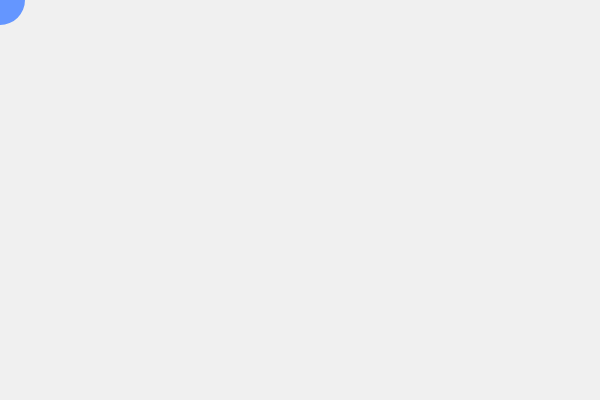
Frame 1 (no input)
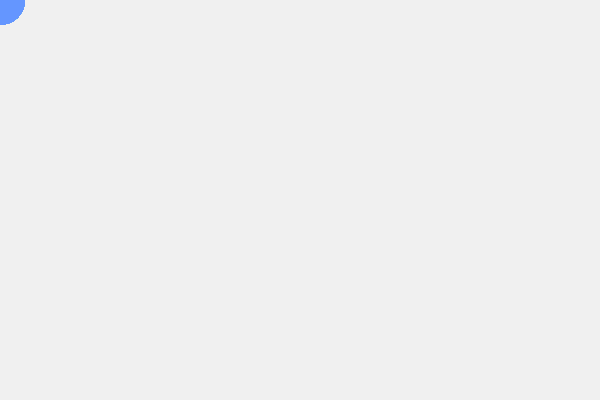
Frame 60 (no input)
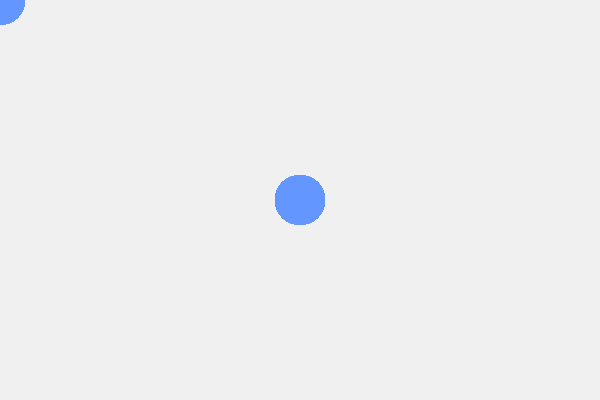
Frame 120 (the mouse pressed at the canvas centre since frame 60)

The p5.js sketch that drew these frames (run headless with seeded random() and noise() and a simulated clock; from frame 60 on, the mouse is pressed at the canvas centre):

// p5.js sketch
// ── sketch.js
function setup() {
    createCanvas(600, 400); // Cria uma tela de 600x400 pixels
    background(240);        // Cor de fundo cinza claro (podem alterar)
  }
  
  function draw() {
    fill(100, 150, 255);     // Cor do círculo
    noStroke();              // Sem contorno
    ellipse(mouseX, mouseY, 50, 50); // Círculo segue o mouse
  }
// ── style.css
body {
  display: flex;
  flex-direction: column; /* Organiza os elementos verticalmente */
  justify-content: center; /* Centraliza no eixo vertical */
  align-items: center; /* Centraliza no eixo horizontal */
  height: 100%; /* Faz o body ocupar 100% da altura da tela */
  margin: 0; /* Remove a margem padrão */
  text-align: center; /* Centraliza os textos */
  background-color: #0952a0b0; /* Este valor será sobreposto pela imagem */
  background-image: url(./img/campo.jpg);
  background-size: cover;
  background-position: center; /* Centraliza a imagem de fundo */
}

/* Estilo para a div que contém a imagem */
.imagem-container {
  text-align: center; /* Garante que a imagem fique centralizada */
}

/* Estilo para as imagens */    
img {
  max-width: 80%; /* A imagem nunca ultrapassará 80% da largura da tela */
  height: auto; /* Mantém a proporção da imagem */
}

/* Estilo para o título h1 */
h1 {
  color: #3A4F3F; /* Cor de verde escuro das folhas */
  margin-top: 2em; /* Espaço superior */
}

/* Estilo para o subtítulo h2 */
h2 {
  color: #5C7A65; /* Um verde um pouco mais claro */
  margin-top: 1em; /* Espaço superior */
}

#imagem {
  width: 300px;
}

button {
  background-color: #DDEEE5; /* Cor clara que remete ao céu ou nuvens */
  color: #3A4F3F; /* Cor de texto escuro */
  border: 2px solid #5C7A65; /* Borda com tom de verde */
  padding: 10px 15px; /* Aumenta o padding para melhor visualização */
  border-radius: 7px;
  cursor: pointer;
  transition: background-color 0.3s ease, color 0.3s ease;
}

button:hover {
  background-color: #5C7A65; /* Mudar cor de fundo no hover */
  color: #FFFFFF; /* Mudar cor do texto no hover */
}

#rodape {
background-color: #F8F8F8; /* Cor de fundo suave, quase branca */
padding: 20px; /* Espaçamento interno */
border-radius: 8px; /* Bordas arredondadas */
box-shadow: 0 4px 8px rgba(0, 0, 0, 0.1); /* Sombra sutil */
max-width: 800px; /* Largura máxima */
margin: 30px auto; /* Centraliza a div horizontalmente */
color: #3A4F3F; /* Cor do texto para o rodapé */
}

#trabalho-corpo {
  margin-top: 10px;
  background-color: #F8F8F8; /* Cor de fundo suave, quase branca */
  padding: 20px; /* Espaçamento interno */
  border-radius: 8px; /* Bordas arredondadas */
  box-shadow: 0 4px 8px rgba(0, 0, 0, 0.1); /* Sombra sutil */
  max-width: 800px; /* Largura máxima */
  margin: 30px auto; /* Centraliza a div horizontalmente */
  color: #3A4F3F; /* Cor do texto para o corpo do trabalho */
}

#trabalho-corpo ul {
  list-style-type: none; /* Remove os marcadores da lista */
  padding-left: 0; /* Remove o preenchimento da lista */
}

#trabalho-corpo li {
  margin-bottom: 15px; /* Espaçamento entre os itens */
  font-family: Arial, sans-serif; /* Fonte */
  line-height: 1.6; /* Espaçamento entre as linhas */
}

#trabalho-corpo li strong {
  color: #5C7A65; /* Cor verde para os títulos dos itens da lista */
}

#trabalho-corpo li code {
  background-color: #E2EFE7; /* Cor de fundo para o código, tom de verde claro */
  padding: 2px 6px; /* Espaçamento dentro do código */
  border-radius: 4px; /* Bordas arredondadas no código */
  font-size: 0.9em; /* Tamanho de fonte um pouco menor */
  color: #3A4F3F; /* Cor do texto do código */
}

#trabalho-corpo li:last-child {
  margin-bottom: 0; /* Remove o espaçamento extra do último item */
}

#icone-programacao {
  width: 300px;
}

#imagem {
  width: 500px;
  border-radius: 7px;
  box-shadow: 0 4px 8px rgba(0, 0, 0, 0.2);
  
}

form {
  background-color: #FFFFFF; /* Cor de fundo do formulário */
  padding: 30px;
  border-radius: 8px; /* Cantos arredondados */
  box-shadow: 0 4px 15px rgba(0, 0, 0, 0.1); /* Sombra suave */
  width: 100%;
  max-width: 500px; /* Largura máxima do formulário */
  margin: 0 auto;
}
label {
display: block; /* Faz com que o label ocupe toda a largura e o input vá para a próxima linha */
margin-bottom: 8px; /* Espaçamento abaixo do label */
font-weight: bold; /* Deixa o texto em negrito */
color: #3A4F3F; /* Cor do texto do label */
font-size: 1.1em; /* Tamanho da fonte um pouco maior */
}

input[type="text"],
input[type="email"],
textarea {
  width: calc(100% - 20px); /* Ocupa quase 100% da largura, descontando o padding */
  padding: 10px; /* Espaçamento interno */
  border: 1px solid #A5C0AD; /* Borda com tom de verde claro */
  border-radius: 5px; /* Cantos arredondados */
  font-size: 1em; /* Tamanho da fonte */
  color: #3A4F3F; /* Cor do texto digitado */
  outline: none; /* Remove a borda de foco padrão do navegador */
  transition: border-color 0.3s ease, box-shadow 0.3s ease; /* Transição suave para o foco */
}

input[type="text"]:focus,
input[type="email"]:focus,
textarea[type="focus"] {
  border-color: #5C7A65; /* Mudar a cor da borda para um verde mais escuro */
  box-shadow: 0 0 8px rgba(92, 122, 101, 0.2); /* Adiciona uma sombra verde suave */
}

/* Estilos para o placeholder (texto dentro do input antes de digitar) */
input::placeholder,
textarea::placeholder {
  color: #A5C0AD; /* Cor mais clara para o placeholder */
  font-style: italic; /* Texto em itálico */
}

/* Estilos para o botão de enviar */
button[type="submit"] {
  background-color: #5C7A65; /* Cor de fundo verde */
  color: white; /* Cor do texto branca */
  padding: 12px 20px; /* Espaçamento interno */
  border: none; /* Sem borda */
  border-radius: 5px; /* Cantos arredondados */
  cursor: pointer; /* Muda o cursor para uma mãozinha ao passar por cima */
  font-size: 1.1em; /* Tamanho da fonte */
  font-weight: bold; /* Texto em negrito */
  transition: background-color 0.3s ease; /* Transição suave para o hover */
}

/* Estilos para o botão de enviar ao passar o mouse */
button[type="submit"]:hover {
  background-color: #3A4F3F; /* Escurece um pouco o verde ao passar o mouse */
}

#referencia {
  margin: auto auto 0 0;
  text-decoration: none;

}

#imagem2 {
  width: 1000px;
  border-image-slice: 30%;
  border-radius: 7px;
  box-shadow: 0 4px 8px rgba(0, 0, 0, 0.2);
  
}
